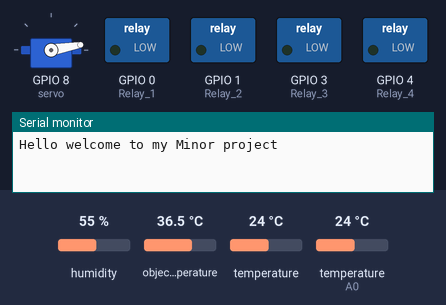
Simulated run of this sketch. Board: ESP8266 (NodeMCU). Parts: servo, switched loads named in the sketch (green lamp = pin HIGH), the last lines printed to the serial monitor. Inputs (shaded band) come from the test bench; at power-on: humidity 55 %, object temperature 36.5 °C, temperature 24 °C, temperature (sensor on A0) 24 °C.

Above: at 0.1 s.
At 3.6 s:
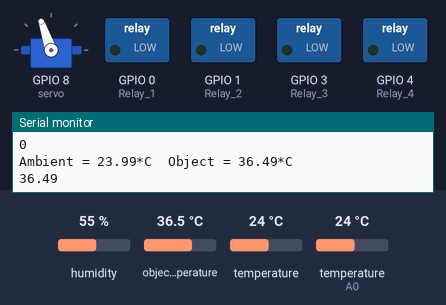
Timing chart, 0 to 5.1 s (numbered marks = the images above):
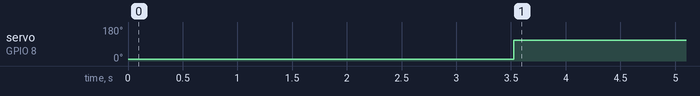

The sketch:

Automated_door.ino
```cpp
#include <ESP8266WiFi.h>
#include <Adafruit_MLX90614.h>
#include<Servo.h>
#include "dht.h"
#define TrigPin 6 //ultrasonic transmit ultrasound
#define echoPin 7 //observing echo of ultrasound
#define Relay_1 0 // relay define for eletrical units
#define Relay_2 1
#define Relay_3 3
#define Relay_4 4
#define dht_pin A0
Servo servo;      //create servo object
dht DHT;
Adafruit_MLX90614 mlx = Adafruit_MLX90614(); //create mlx function >>NOT sure sam<<
int angle = 10;    //define servo angle
int Ir =0 ;
long duration;
int distance;

void setup()
{
Serial.begin(115200);
Serial.println("Hello welcome to my Minor project");
pinMode(Ir,INPUT);
pinMode(TrigPin,INPUT);
pinMode(echoPin,OUTPUT);
pinMode(Relay_1,OUTPUT);
pinMode(Relay_2,OUTPUT);
pinMode(Relay_3,OUTPUT);
pinMode(Relay_4,OUTPUT);
mlx.begin();
servo.attach(8);
servo.write(angle);
}

void loop()
{
  // ultrasonic
  digitalWrite(TrigPin,LOW);
  delay(1000);
  digitalWrite(TrigPin,HIGH);
  delay(1000);
  digitalWrite(TrigPin,LOW);
  duration=pulseIn(echoPin,HIGH);
  distance = duration*0.034/2;
  Serial.println(distance);

//DHT
DHT.read11(dht_pin);
float dht_hum=DHT.humidity;
float dht_temp=DHT.temperature;

 //IR
 int sensorstatus = digitalRead(Ir);

//mlx
 Serial.print("Ambient = "); Serial.print(mlx.readAmbientTempC());
  Serial.print("*C\tObject = "); Serial.print(mlx.readObjectTempC()); Serial.println("*C");
  float Read_object_temp = mlx.readObjectTempC();
  delay(500);

  if(36 >= Read_object_temp <= 38)
  {
    Serial.print(mlx.readObjectTempC());
    if(distance<=100) //distance should be 1 meter
    {
         for(angle=10;angle<110;angle++)
         {
          servo.write(angle);
         }
         if(sensorstatus == 1)
         {
            digitalWrite(Relay_1, HIGH);
            digitalWrite(Relay_2, HIGH);
               if( 65>= dht_hum <=30 or dht_temp >= 30 )
               {
                 digitalWrite(Relay_3, HIGH);
                 digitalWrite(Relay_4, HIGH);
               }
               else
               {
                digitalWrite(Relay_3, LOW);
                digitalWrite(Relay_4, LOW);
               }
          }
          else
          {
             digitalWrite(Relay_1, LOW);
             digitalWrite(Relay_2, LOW);
          }

    }
    else
    {
         angle = 10;
         servo.write(angle);
    }
  }
  else
  {
  Serial.println("Body temperture is Low/High no entry allowed");
  }
}
```

Measured:
- by itself, servo on GPIO 8 (servo): 10° → 109° at 3.5 s
